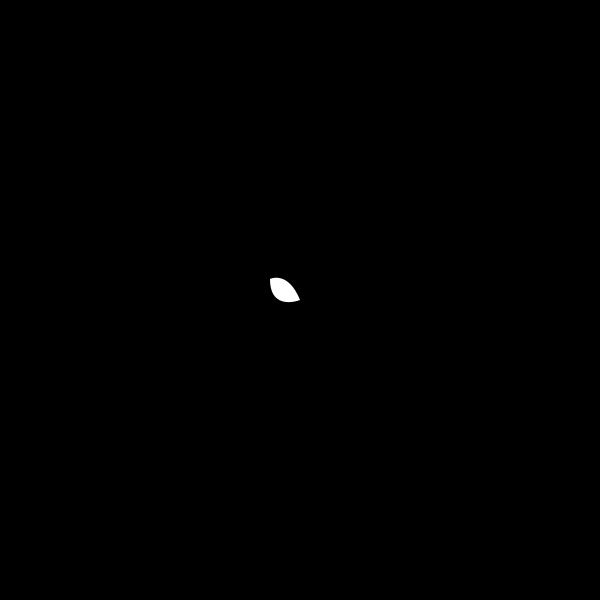
Frame 1 (no input)
Frame 60 (the mouse pressed at the canvas centre just before this capture): identical to frame 1, image omitted
Frame 120 (the mouse held since frame 60 and released just before this capture): identical to frame 1, image omitted

The Processing sketch that drew this single still picture (run headless with seeded random() and noise(); from frame 60 on, the mouse is pressed at the canvas centre):

// Processing sketch: leaf
// ── leaf.pde

void setup () {
  size(600, 600);
}

void draw () {
  background(0);
  leaf(300, 300, 30, -1);
}

void leaf (float x, float y, float size, int dir) {
  pushMatrix();
  translate(x, y);
  scale(size);
  beginShape();
  vertex(1.0 * dir, -0.7);
  bezierVertex(1.0 * dir, -0.7, 0.4 * dir, -1.0, 0.0, 0.0);
  bezierVertex(0.0, 0.0, 1.0 * dir, 0.4, 1.0 * dir, -0.7);
  
  noStroke();
  fill(255);
  endShape();
  popMatrix();
}
